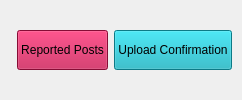
                 <widget class="QWidget" name="header" native="true">
                  <layout class="QHBoxLayout" name="horizontalLayout_4">
                   <property name="spacing">
                    <number>0</number>
                   </property>
                   <property name="leftMargin">
                    <number>0</number>
                   </property>
                   <property name="topMargin">
                    <number>0</number>
                   </property>
                   <property name="rightMargin">
                    <number>0</number>
                   </property>
                   <property name="bottomMargin">
                    <number>5</number>
                   </property>
                   <item>
                    <widget class="QWidget" name="widget_6" native="true">
                     <layout class="QHBoxLayout" name="horizontalLayout_3">
                      <property name="spacing">
                       <number>7</number>
                      </property>
                      <property name="leftMargin">
                       <number>10</number>
                      </property>
                      <property name="topMargin">
                       <number>5</number>
                      </property>
                      <property name="rightMargin">
                       <number>10</number>
                      </property>
                      <property name="bottomMargin">
                       <number>0</number>
                      </property>
                      <item>
                       <widget class="QWidget" name="widget_12" native="true">
                        <layout class="QVBoxLayout" name="verticalLayout_10">
                         <property name="leftMargin">
                          <number>0</number>
                         </property>
                         <property name="topMargin">
                          <number>0</number>
                         </property>
                         <property name="rightMargin">
                          <number>0</number>
                         </property>
                         <property name="bottomMargin">
                          <number>0</number>
                         </property>
                        </layout>
                       </widget>
                      </item>
                      <item>
                       <widget class="QWidget" name="widget_11" native="true">
                        <layout class="QHBoxLayout" name="horizontalLayout_8">
                         <property name="leftMargin">
                          <number>0</number>
                         </property>
                         <property name="topMargin">
                          <number>0</number>
                         </property>
                         <property name="rightMargin">
                          <number>0</number>
                         </property>
                         <property name="bottomMargin">
                          <number>0</number>
                         </property>
                         <item>
                          <widget class="QPushButton" name="pushButton">
                           <property name="minimumSize">
                            <size>
                             <width>0</width>
                             <height>40</height>
                            </size>
                           </property>
                           <property name="styleSheet">
                            <string notr="true">background-color: rgb(188, 17, 74);</string>
                           </property>
                           <property name="text">
                            <string>Reported Posts</string>
                           </property>
                          </widget>
                         </item>
                         <item>
                          <widget class="QPushButton" name="pushButton_8">
                           <property name="minimumSize">
                            <size>
                             <width>0</width>
                             <height>40</height>
                            </size>
                           </property>
                           <property name="styleSheet">
                            <string notr="true">background-color: rgb(17, 171, 188);</string>
                           </property>
                           <property name="text">
                            <string>Upload Confirmation</string>
                           </property>
                          </widget>
                         </item>
                        </layout>
                       </widget>
                      </item>
                     </layout>
                    </widget>
                   </item>
                  </layout>
                 </widget>
